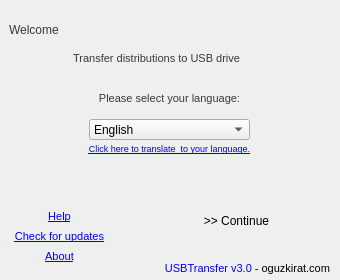
<?xml version="1.0" encoding="UTF-8"?>
<ui version="4.0">
 <class>MainWindow</class>
 <widget class="QMainWindow" name="MainWindow">
  <property name="geometry">
   <rect>
    <x>0</x>
    <y>0</y>
    <width>340</width>
    <height>280</height>
   </rect>
  </property>
  <property name="sizePolicy">
   <sizepolicy hsizetype="Fixed" vsizetype="Fixed">
    <horstretch>0</horstretch>
    <verstretch>0</verstretch>
   </sizepolicy>
  </property>
  <property name="minimumSize">
   <size>
    <width>340</width>
    <height>280</height>
   </size>
  </property>
  <property name="maximumSize">
   <size>
    <width>340</width>
    <height>280</height>
   </size>
  </property>
  <property name="windowTitle">
   <string>USBTransfer</string>
  </property>
  <property name="windowIcon">
   <iconset resource="resources.qrc">
    <normaloff>:/main/images/usbtransfer.ico</normaloff>:/main/images/usbtransfer.ico</iconset>
  </property>
  <property name="windowOpacity">
   <double>1.000000000000000</double>
  </property>
  <widget class="QWidget" name="centralwidget">
   <widget class="QFrame" name="frame">
    <property name="geometry">
     <rect>
      <x>-1</x>
      <y>-1</y>
      <width>342</width>
      <height>282</height>
     </rect>
    </property>
    <property name="styleSheet">
     <string notr="true">background-image: url(:/main/images/background.png);</string>
    </property>
    <property name="frameShape">
     <enum>QFrame::StyledPanel</enum>
    </property>
    <property name="frameShadow">
     <enum>QFrame::Raised</enum>
    </property>
    <widget class="QLabel" name="welcometext">
     <property name="geometry">
      <rect>
       <x>10</x>
       <y>10</y>
       <width>231</width>
       <height>41</height>
      </rect>
     </property>
     <property name="styleSheet">
      <string notr="true">font: 30pt &quot;Myriad Pro&quot;;
background-image:url(:/main/images/trans.png);
color: rgb(57, 57, 57);</string>
     </property>
     <property name="text">
      <string>Welcome</string>
     </property>
    </widget>
    <widget class="QWidget" name="widget" native="true">
     <property name="geometry">
      <rect>
       <x>250</x>
       <y>0</y>
       <width>92</width>
       <height>92</height>
      </rect>
     </property>
     <property name="minimumSize">
      <size>
       <width>92</width>
       <height>92</height>
      </size>
     </property>
     <property name="maximumSize">
      <size>
       <width>92</width>
       <height>92</height>
      </size>
     </property>
     <property name="toolTip">
      <string/>
     </property>
     <property name="styleSheet">
      <string notr="true">background-image:url(:/main/images/usbicon.png);
border:none;</string>
     </property>
    </widget>
    <widget class="QLabel" name="selectlanguageLabel">
     <property name="geometry">
      <rect>
       <x>10</x>
       <y>90</y>
       <width>321</width>
       <height>20</height>
      </rect>
     </property>
     <property name="styleSheet">
      <string notr="true">background-image:url(:/main/images/trans.png);
color: rgb(57, 57, 57);</string>
     </property>
     <property name="text">
      <string>&lt;!DOCTYPE HTML PUBLIC &quot;-//W3C//DTD HTML 4.0//EN&quot; &quot;http://www.w3.org/TR/REC-html40/strict.dtd&quot;&gt;
&lt;html&gt;&lt;head&gt;&lt;meta name=&quot;qrichtext&quot; content=&quot;1&quot; /&gt;&lt;style type=&quot;text/css&quot;&gt;
p, li { white-space: pre-wrap; }
&lt;/style&gt;&lt;/head&gt;&lt;body style=&quot; font-family:'MS Shell Dlg 2'; font-size:8.25pt; font-weight:400; font-style:normal;&quot;&gt;
&lt;p align=&quot;center&quot; style=&quot; margin-top:0px; margin-bottom:0px; margin-left:0px; margin-right:0px; -qt-block-indent:0; text-indent:0px;&quot;&gt;&lt;span style=&quot; font-size:8pt;&quot;&gt;Please select your language:&lt;/span&gt;&lt;/p&gt;&lt;/body&gt;&lt;/html&gt;</string>
     </property>
    </widget>
    <widget class="QComboBox" name="langBox">
     <property name="geometry">
      <rect>
       <x>90</x>
       <y>120</y>
       <width>161</width>
       <height>21</height>
      </rect>
     </property>
     <property name="styleSheet">
      <string notr="true"/>
     </property>
     <item>
      <property name="text">
       <string>English</string>
      </property>
     </item>
    </widget>
    <widget class="QLabel" name="translatenow">
     <property name="geometry">
      <rect>
       <x>10</x>
       <y>140</y>
       <width>321</width>
       <height>20</height>
      </rect>
     </property>
     <property name="cursor">
      <cursorShape>PointingHandCursor</cursorShape>
     </property>
     <property name="styleSheet">
      <string notr="true">background-image:url(:/main/images/trans.png);
color.rgb(0, 0, 0);</string>
     </property>
     <property name="text">
      <string>&lt;!DOCTYPE HTML PUBLIC &quot;-//W3C//DTD HTML 4.0//EN&quot; &quot;http://www.w3.org/TR/REC-html40/strict.dtd&quot;&gt;
&lt;html&gt;&lt;head&gt;&lt;meta name=&quot;qrichtext&quot; content=&quot;1&quot; /&gt;&lt;style type=&quot;text/css&quot;&gt;
p, li { white-space: pre-wrap; }
&lt;/style&gt;&lt;/head&gt;&lt;body style=&quot; font-family:'MS Shell Dlg 2'; font-size:8.25pt; font-weight:400; font-style:normal;&quot;&gt;
&lt;p align=&quot;center&quot; style=&quot; margin-top:0px; margin-bottom:0px; margin-left:0px; margin-right:0px; -qt-block-indent:0; text-indent:0px;&quot;&gt;&lt;span style=&quot; font-size:7pt; text-decoration: underline; color:#0000ff;&quot;&gt;Click here to translate  to your language.&lt;/span&gt;&lt;/p&gt;&lt;/body&gt;&lt;/html&gt;</string>
     </property>
    </widget>
    <widget class="QPushButton" name="pushButton">
     <property name="geometry">
      <rect>
       <x>150</x>
       <y>200</y>
       <width>175</width>
       <height>44</height>
      </rect>
     </property>
     <property name="minimumSize">
      <size>
       <width>175</width>
       <height>44</height>
      </size>
     </property>
     <property name="cursor">
      <cursorShape>PointingHandCursor</cursorShape>
     </property>
     <property name="styleSheet">
      <string notr="true">background-image: url(:/main/images/usbbutton.png);
border:none;</string>
     </property>
     <property name="text">
      <string>&gt;&gt; Continue</string>
     </property>
    </widget>
    <widget class="QLabel" name="help">
     <property name="geometry">
      <rect>
       <x>0</x>
       <y>210</y>
       <width>121</width>
       <height>16</height>
      </rect>
     </property>
     <property name="cursor">
      <cursorShape>PointingHandCursor</cursorShape>
     </property>
     <property name="styleSheet">
      <string notr="true">background-image:url(:/main/images/trans.png);
color.rgb(0, 0, 0);</string>
     </property>
     <property name="text">
      <string>&lt;!DOCTYPE HTML PUBLIC &quot;-//W3C//DTD HTML 4.0//EN&quot; &quot;http://www.w3.org/TR/REC-html40/strict.dtd&quot;&gt;
&lt;html&gt;&lt;head&gt;&lt;meta name=&quot;qrichtext&quot; content=&quot;1&quot; /&gt;&lt;style type=&quot;text/css&quot;&gt;
p, li { white-space: pre-wrap; }
&lt;/style&gt;&lt;/head&gt;&lt;body style=&quot; font-family:'MS Shell Dlg 2'; font-size:8.25pt; font-weight:400; font-style:normal;&quot;&gt;
&lt;p align=&quot;center&quot; style=&quot; margin-top:0px; margin-bottom:0px; margin-left:0px; margin-right:0px; -qt-block-indent:0; text-indent:0px;&quot;&gt;&lt;span style=&quot; font-size:8pt; text-decoration: underline; color:#0000ff;&quot;&gt;Help&lt;/span&gt;&lt;/p&gt;&lt;/body&gt;&lt;/html&gt;</string>
     </property>
    </widget>
    <widget class="QLabel" name="checkupdatesBtn">
     <property name="geometry">
      <rect>
       <x>0</x>
       <y>230</y>
       <width>121</width>
       <height>16</height>
      </rect>
     </property>
     <property name="cursor">
      <cursorShape>PointingHandCursor</cursorShape>
     </property>
     <property name="styleSheet">
      <string notr="true">background-image:url(:/main/images/trans.png);
color.rgb(0, 0, 0);</string>
     </property>
     <property name="text">
      <string>&lt;!DOCTYPE HTML PUBLIC &quot;-//W3C//DTD HTML 4.0//EN&quot; &quot;http://www.w3.org/TR/REC-html40/strict.dtd&quot;&gt;
&lt;html&gt;&lt;head&gt;&lt;meta name=&quot;qrichtext&quot; content=&quot;1&quot; /&gt;&lt;style type=&quot;text/css&quot;&gt;
p, li { white-space: pre-wrap; }
&lt;/style&gt;&lt;/head&gt;&lt;body style=&quot; font-family:'MS Shell Dlg 2'; font-size:8.25pt; font-weight:400; font-style:normal;&quot;&gt;
&lt;p align=&quot;center&quot; style=&quot; margin-top:0px; margin-bottom:0px; margin-left:0px; margin-right:0px; -qt-block-indent:0; text-indent:0px;&quot;&gt;&lt;span style=&quot; font-size:8pt; text-decoration: underline; color:#0000ff;&quot;&gt;Check for updates&lt;/span&gt;&lt;/p&gt;&lt;/body&gt;&lt;/html&gt;</string>
     </property>
    </widget>
    <widget class="QLabel" name="aboutBtn">
     <property name="geometry">
      <rect>
       <x>0</x>
       <y>250</y>
       <width>121</width>
       <height>16</height>
      </rect>
     </property>
     <property name="cursor">
      <cursorShape>PointingHandCursor</cursorShape>
     </property>
     <property name="styleSheet">
      <string notr="true">background-image:url(:/main/images/trans.png);
color.rgb(0, 0, 0);</string>
     </property>
     <property name="text">
      <string>&lt;!DOCTYPE HTML PUBLIC &quot;-//W3C//DTD HTML 4.0//EN&quot; &quot;http://www.w3.org/TR/REC-html40/strict.dtd&quot;&gt;
&lt;html&gt;&lt;head&gt;&lt;meta name=&quot;qrichtext&quot; content=&quot;1&quot; /&gt;&lt;style type=&quot;text/css&quot;&gt;
p, li { white-space: pre-wrap; }
&lt;/style&gt;&lt;/head&gt;&lt;body style=&quot; font-family:'MS Shell Dlg 2'; font-size:8.25pt; font-weight:400; font-style:normal;&quot;&gt;
&lt;p align=&quot;center&quot; style=&quot; margin-top:0px; margin-bottom:0px; margin-left:0px; margin-right:0px; -qt-block-indent:0; text-indent:0px;&quot;&gt;&lt;span style=&quot; font-size:8pt; text-decoration: underline; color:#0000ff;&quot;&gt;About&lt;/span&gt;&lt;/p&gt;&lt;/body&gt;&lt;/html&gt;</string>
     </property>
    </widget>
    <widget class="QLabel" name="versionLabel">
     <property name="geometry">
      <rect>
       <x>140</x>
       <y>260</y>
       <width>191</width>
       <height>20</height>
      </rect>
     </property>
     <property name="styleSheet">
      <string notr="true">background-image:url(:/main/images/trans.png);
color.rgb(0, 0, 0);</string>
     </property>
     <property name="text">
      <string>&lt;!DOCTYPE HTML PUBLIC &quot;-//W3C//DTD HTML 4.0//EN&quot; &quot;http://www.w3.org/TR/REC-html40/strict.dtd&quot;&gt;
&lt;html&gt;&lt;head&gt;&lt;meta name=&quot;qrichtext&quot; content=&quot;1&quot; /&gt;&lt;style type=&quot;text/css&quot;&gt;
p, li { white-space: pre-wrap; }
&lt;/style&gt;&lt;/head&gt;&lt;body style=&quot; font-family:'MS Shell Dlg 2'; font-size:8.25pt; font-weight:400; font-style:normal;&quot;&gt;
&lt;p align=&quot;right&quot; style=&quot; margin-top:0px; margin-bottom:0px; margin-left:0px; margin-right:0px; -qt-block-indent:0; text-indent:0px;&quot;&gt;&lt;span style=&quot; font-size:8pt; color:#0000ff;&quot;&gt;USBTransfer v3.0&lt;/span&gt;&lt;span style=&quot; font-size:8pt;&quot;&gt; - oguzkirat.com&lt;/span&gt;&lt;/p&gt;&lt;/body&gt;&lt;/html&gt;</string>
     </property>
    </widget>
    <widget class="QLabel" name="transferlabel">
     <property name="geometry">
      <rect>
       <x>20</x>
       <y>50</y>
       <width>221</width>
       <height>20</height>
      </rect>
     </property>
     <property name="layoutDirection">
      <enum>Qt::LeftToRight</enum>
     </property>
     <property name="styleSheet">
      <string notr="true">background-image:url(:/main/images/trans.png);
color: rgb(57, 57, 57);
</string>
     </property>
     <property name="text">
      <string>&lt;!DOCTYPE HTML PUBLIC &quot;-//W3C//DTD HTML 4.0//EN&quot; &quot;http://www.w3.org/TR/REC-html40/strict.dtd&quot;&gt;
&lt;html&gt;&lt;head&gt;&lt;meta name=&quot;qrichtext&quot; content=&quot;1&quot; /&gt;&lt;style type=&quot;text/css&quot;&gt;
p, li { white-space: pre-wrap; }
&lt;/style&gt;&lt;/head&gt;&lt;body style=&quot; font-family:'MS Shell Dlg 2'; font-size:8.25pt; font-weight:400; font-style:normal;&quot;&gt;
&lt;p align=&quot;right&quot; style=&quot; margin-top:0px; margin-bottom:0px; margin-left:0px; margin-right:0px; -qt-block-indent:0; text-indent:0px;&quot;&gt;&lt;span style=&quot; font-size:8pt;&quot;&gt;Transfer distributions to USB drive&lt;/span&gt;&lt;/p&gt;&lt;/body&gt;&lt;/html&gt;</string>
     </property>
    </widget>
   </widget>
  </widget>
 </widget>
 <resources>
  <include location="resources.qrc"/>
 </resources>
 <connections/>
</ui>
